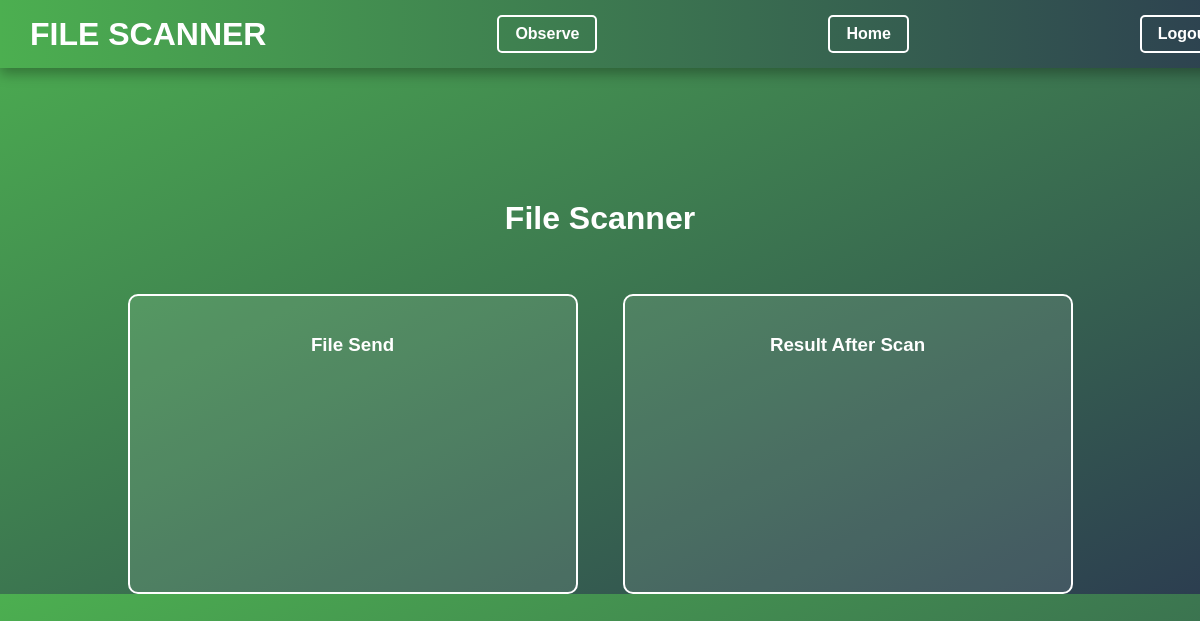
The page /shared_files.php on the database as committed earlier.
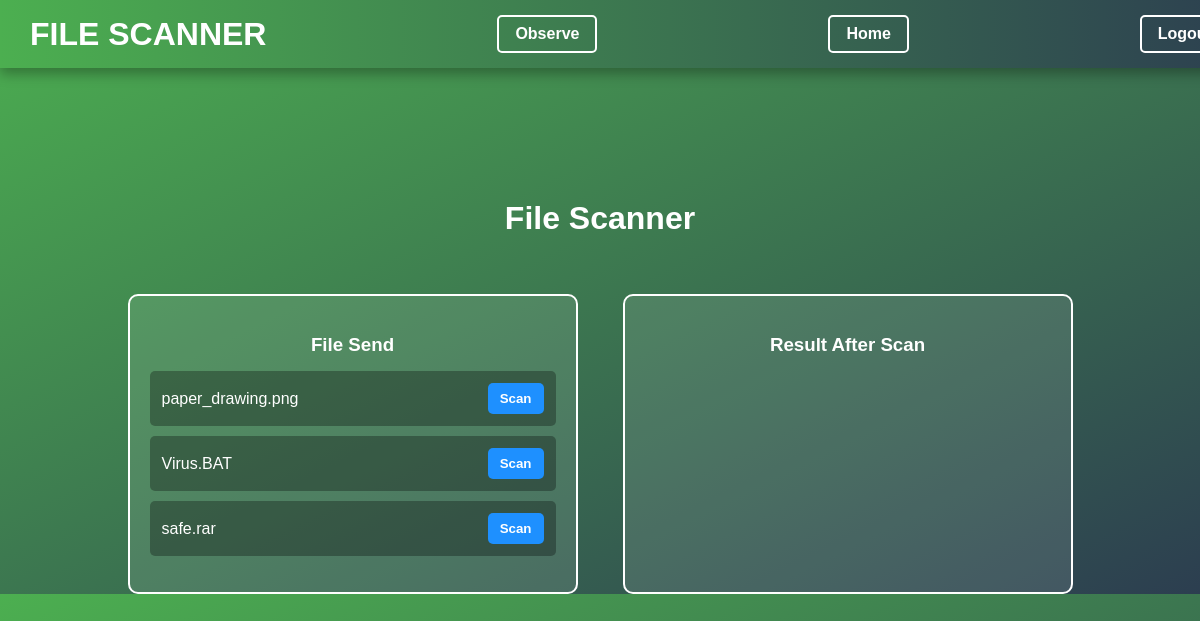
The same page on the database as committed later.
### tables this page shows
CREATE TABLE `shared_files` (
  `id` int(11) NOT NULL,
  `user_id` int(11) NOT NULL,
  `job_id` int(11) NOT NULL,
  `file_name` varchar(255) NOT NULL,
  `file_path` varchar(255) NOT NULL,
  `uploaded_at` timestamp NOT NULL DEFAULT current_timestamp(),
  `uploaded_by` int(11) DEFAULT NULL
);

### shared_files.php (the view, shortened to what this page needs)
<?php
require 'config.php';
$query = "SELECT * FROM shared_files";
$stmt = $pdo->prepare($query);
$stmt->execute();
$files = $stmt->fetchAll(PDO::FETCH_ASSOC);
?>
<!DOCTYPE html>
<html lang="en">
<head>
</head>
<body>
<div class="navbar">
    <div class="title">File Scanner</div>
    <a href="shared_files.php" class="logout">Observe</a>
    <a href="admin_dashboard.php" class="logout">Home</a>
    <a href="logout.php" class="logout">Logout</a>
</div>
<h2>File Scanner</h2>
<div class="container">
    <div class="box" id="file-send">
        <h3>File Send</h3>
        <?php foreach ($files as $file): ?>
            <div class="file-item" id="file-<?= $file['id']; ?>">
                <span><?= htmlspecialchars($file['file_name']); ?></span>
                <button class="btn btn-scan" onclick="scanFile(<?= $file['id']; ?>, '<?= htmlspecialchars($file['file_path']); ?>', '<?= htmlspecialchars($file['file_name']); ?>')">Scan</button>
            </div>
        <?php endforeach; ?>
    </div>
    <div class="box" id="scan-result">
        <h3>Result After Scan</h3>
    </div>
</div>
</body>
</html>

Rows that differ between the two databases and show on the page:
added shared_files: file_name "paper_drawing.png"
added shared_files: file_name "Virus.BAT"
added shared_files: file_name "safe.rar"
